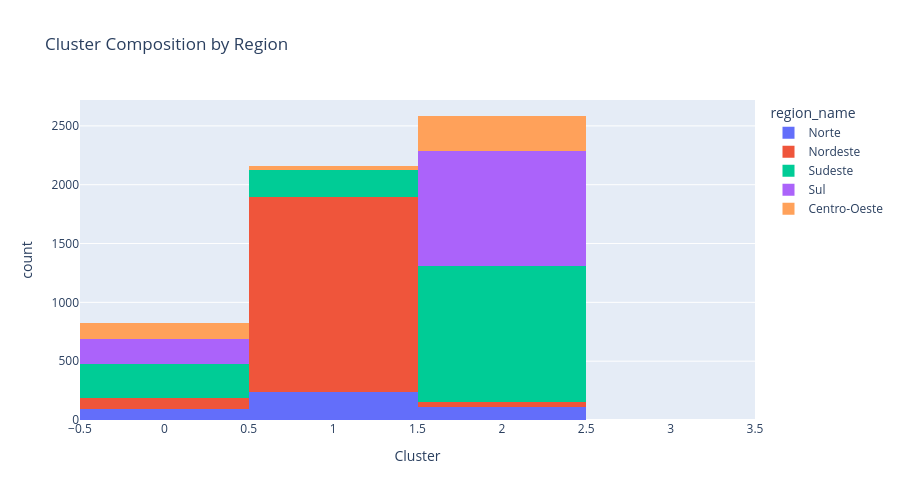

Notebook source saved alongside this figure:
### Code cell
# Visualize cluster composition by region
fig = px.histogram(
    df, x='cluster', color='region_name',
    barmode='stack',
    title='Cluster Composition by Region',
    labels={'cluster': 'Cluster', 'count': 'Number of Municipalities'}
)
fig.update_layout(height=500)
fig.show()

### Figure 1 — Plotly figure (JSON) as saved in the notebook; plotly's stock layout.template omitted (floating-point values rounded to 4 significant figures; data arrays with more than 128 entries replaced by an {"elided": "..."} marker saying what was removed)
{"data": [{"alignmentgroup": "True", "bingroup": "x", "hovertemplate": "region_name=Norte<br>Cluster=%{x}<br>count=%{y}<extra></extra>", "legendgroup": "Norte", "marker": {"color": "#636efa", "pattern": {"shape": ""}}, "name": "Norte", "offsetgroup": "Norte", "orientation": "v", "showlegend": true, "type": "histogram", "x": {"elided": "449 int values"}, "xaxis": "x", "yaxis": "y"}, {"alignmentgroup": "True", "bingroup": "x", "hovertemplate": "region_name=Nordeste<br>Cluster=%{x}<br>count=%{y}<extra></extra>", "legendgroup": "Nordeste", "marker": {"color": "#EF553B", "pattern": {"shape": ""}}, "name": "Nordeste", "offsetgroup": "Nordeste", "orientation": "v", "showlegend": true, "type": "histogram", "x": {"elided": "1794 int values"}, "xaxis": "x", "yaxis": "y"}, {"alignmentgroup": "True", "bingroup": "x", "hovertemplate": "region_name=Sudeste<br>Cluster=%{x}<br>count=%{y}<extra></extra>", "legendgroup": "Sudeste", "marker": {"color": "#00cc96", "pattern": {"shape": ""}}, "name": "Sudeste", "offsetgroup": "Sudeste", "orientation": "v", "showlegend": true, "type": "histogram", "x": {"elided": "1668 int values"}, "xaxis": "x", "yaxis": "y"}, {"alignmentgroup": "True", "bingroup": "x", "hovertemplate": "region_name=Sul<br>Cluster=%{x}<br>count=%{y}<extra></extra>", "legendgroup": "Sul", "marker": {"color": "#ab63fa", "pattern": {"shape": ""}}, "name": "Sul", "offsetgroup": "Sul", "orientation": "v", "showlegend": true, "type": "histogram", "x": {"elided": "1188 int values"}, "xaxis": "x", "yaxis": "y"}, {"alignmentgroup": "True", "bingroup": "x", "hovertemplate": "region_name=Centro-Oeste<br>Cluster=%{x}<br>count=%{y}<extra></extra>", "legendgroup": "Centro-Oeste", "marker": {"color": "#FFA15A", "pattern": {"shape": ""}}, "name": "Centro-Oeste", "offsetgroup": "Centro-Oeste", "orientation": "v", "showlegend": true, "type": "histogram", "x": {"elided": "466 int values"}, "xaxis": "x", "yaxis": "y"}], "layout": {"barmode": "stack", "height": 500, "legend": {"title": {"text": "region_name"}, "tracegroupgap": 0}, "title": {"text": "Cluster Composition by Region"}, "xaxis": {"anchor": "y", "domain": [0.0, 1.0], "title": {"text": "Cluster"}}, "yaxis": {"anchor": "x", "domain": [0.0, 1.0], "title": {"text": "count"}}}}
